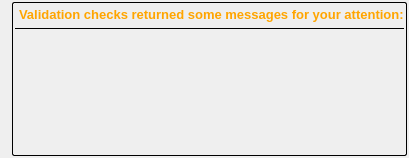
<?xml version="1.0" encoding="UTF-8"?>
<ui version="4.0">
 <class>ErrorList</class>
 <widget class="QWidget" name="ErrorList">
  <property name="geometry">
   <rect>
    <x>0</x>
    <y>0</y>
    <width>400</width>
    <height>158</height>
   </rect>
  </property>
  <property name="windowTitle">
   <string>Form</string>
  </property>
  <layout class="QHBoxLayout" name="horizontalLayout">
   <property name="leftMargin">
    <number>12</number>
   </property>
   <property name="topMargin">
    <number>2</number>
   </property>
   <property name="rightMargin">
    <number>2</number>
   </property>
   <property name="bottomMargin">
    <number>2</number>
   </property>
   <item>
    <widget class="QFrame" name="main_frame">
     <property name="styleSheet">
      <string notr="true">#main_frame {
border-style: solid;
border-width: 1;
border-radius: 2px;
}</string>
     </property>
     <property name="frameShape">
      <enum>QFrame::StyledPanel</enum>
     </property>
     <property name="frameShadow">
      <enum>QFrame::Raised</enum>
     </property>
     <layout class="QVBoxLayout" name="verticalLayout" stretch="0,0,1">
      <property name="spacing">
       <number>2</number>
      </property>
      <property name="margin">
       <number>2</number>
      </property>
      <item>
       <widget class="QLabel" name="section_label">
        <property name="minimumSize">
         <size>
          <width>0</width>
          <height>20</height>
         </size>
        </property>
        <property name="styleSheet">
         <string notr="true">#section_label {
font-size: 10pt
}</string>
        </property>
        <property name="text">
         <string>&lt;b&gt;&lt;font color='orange'&gt;Validation checks returned some messages for your attention:&lt;/font&gt;&lt;/b&gt;</string>
        </property>
        <property name="indent">
         <number>4</number>
        </property>
       </widget>
      </item>
      <item>
       <widget class="Line" name="line">
        <property name="frameShadow">
         <enum>QFrame::Plain</enum>
        </property>
        <property name="orientation">
         <enum>Qt::Horizontal</enum>
        </property>
       </widget>
      </item>
      <item>
       <widget class="QFrame" name="item_frame">
        <property name="styleSheet">
         <string notr="true">#item_frame {
border-style: none;
}</string>
        </property>
        <property name="frameShape">
         <enum>QFrame::StyledPanel</enum>
        </property>
        <property name="frameShadow">
         <enum>QFrame::Raised</enum>
        </property>
       </widget>
      </item>
     </layout>
    </widget>
   </item>
  </layout>
 </widget>
 <resources>
  <include location="resources.qrc"/>
 </resources>
 <connections/>
</ui>
